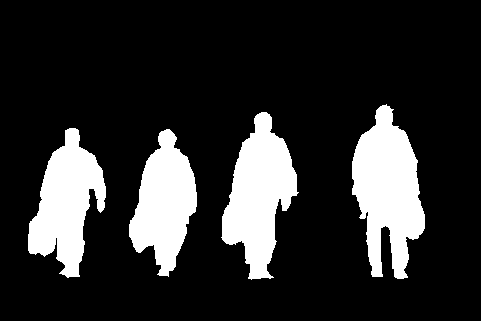
#> input picture cv/imgs/245051.png, 481 x 321 px
$ python threshold2roi.py
#> lines starting #> are read from the running program, lines starting #| are printed output that depends on the picture; after the words box and inside, x2 and y2 are one past the last pixel; in counts of white or black regions, pixels touching at a corner belong together
import cv2
import numpy as np

img = cv2.imread('imgs/245051.png')
#> img is the input picture: shape (321, 481, 3); 17.8% white; 4 white regions, box (x1, y1, x2, y2) and area: (352, 104, 425, 279) 7900, (221, 112, 299, 280) 7184, (28, 128, 106, 278) 6429, (129, 129, 197, 277) 5990
print(img)
#> (printed output is left out)
img_gray = cv2.cvtColor(img, cv2.COLOR_BGR2GRAY)
cv2.imshow('original', img)
cv2.waitKey(0)

# _, threshold = cv2.threshold(img, 10, 255, cv2.THRESH_BINARY)
# print(threshold)

points = cv2.findNonZero(img_gray)
#> points = contour of 27503 points, box (x1, y1, x2, y2) (28, 104, 425, 280), area 12767
x, y, w, h = cv2.boundingRect(points)
#> x = 28; y = 104; w = 397; h = 176
print(x, y, w, h)
#| 28 104 397 176

cv2.rectangle(img, (x, y), (x + w, y + h), (0, 255, 0), 2)
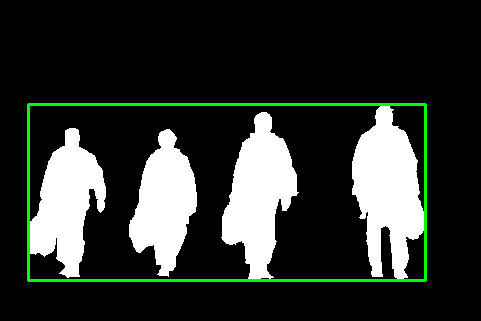
#> img: shape (321, 481, 3); 2.22% of pixels changed, all inside (x1, y1, x2, y2) = (27, 103, 427, 282)
cv2.imshow('threshold to roi', img)

cv2.waitKey(0)
cv2.destroyAllWindows()
cv2.waitKey(1)

$ run again, with cv/imgs/bookpage.jpg saved as cv/imgs/245051.png
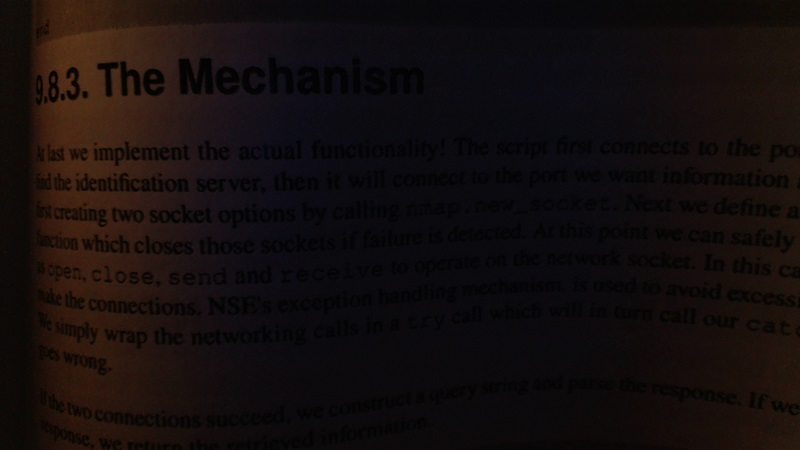
#> input picture cv/imgs/bookpage.jpg, 800 x 450 px
#> img is the input picture: shape (450, 800, 3); mean B, G, R 13.4, 13.6, 20.3
#> (printed output is left out)
#> `img_gray = cv2.cvtColor(img, cv2.COLOR_BGR2GRAY)`:
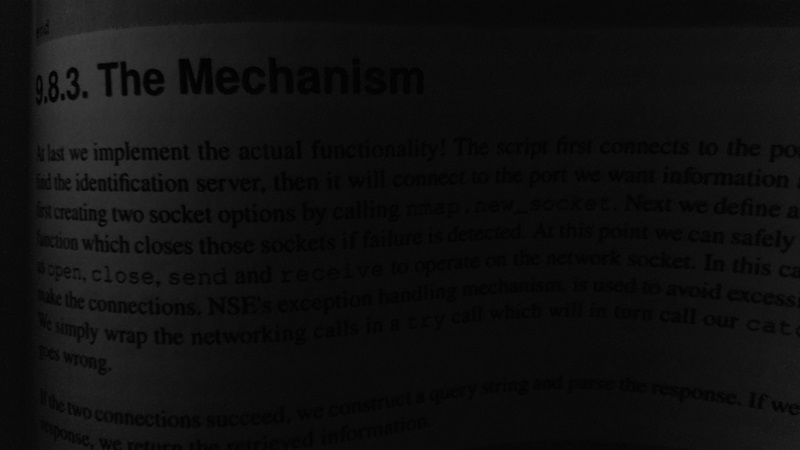
#> img_gray: shape (450, 800); min 0, max 64, mean 15.6
#> points = contour of 359998 points, box (x1, y1, x2, y2) (0, 0, 800, 450), area 0
#> x = 0; w = 800; h = 450
#| 0 0 800 450
#> `cv2.rectangle(img, (x, y), (x + w, y + h), (0, 255, 0), 2)`:
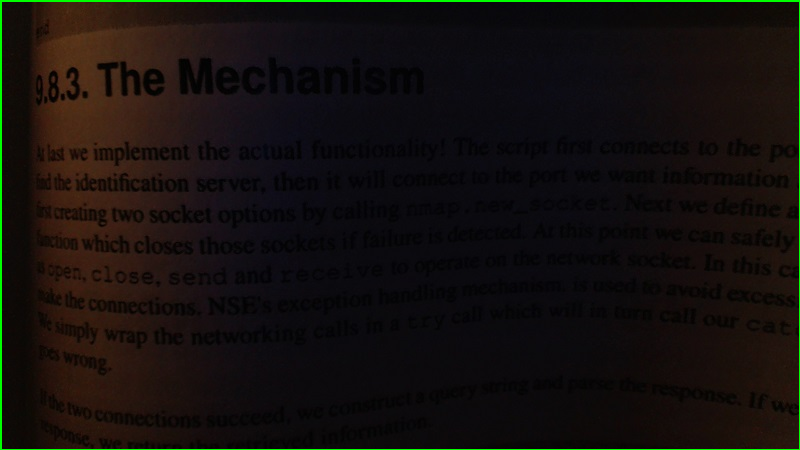
#> img: shape (450, 800, 3); 1.04% of pixels changed, all inside (x1, y1, x2, y2) = (0, 0, 800, 450)
